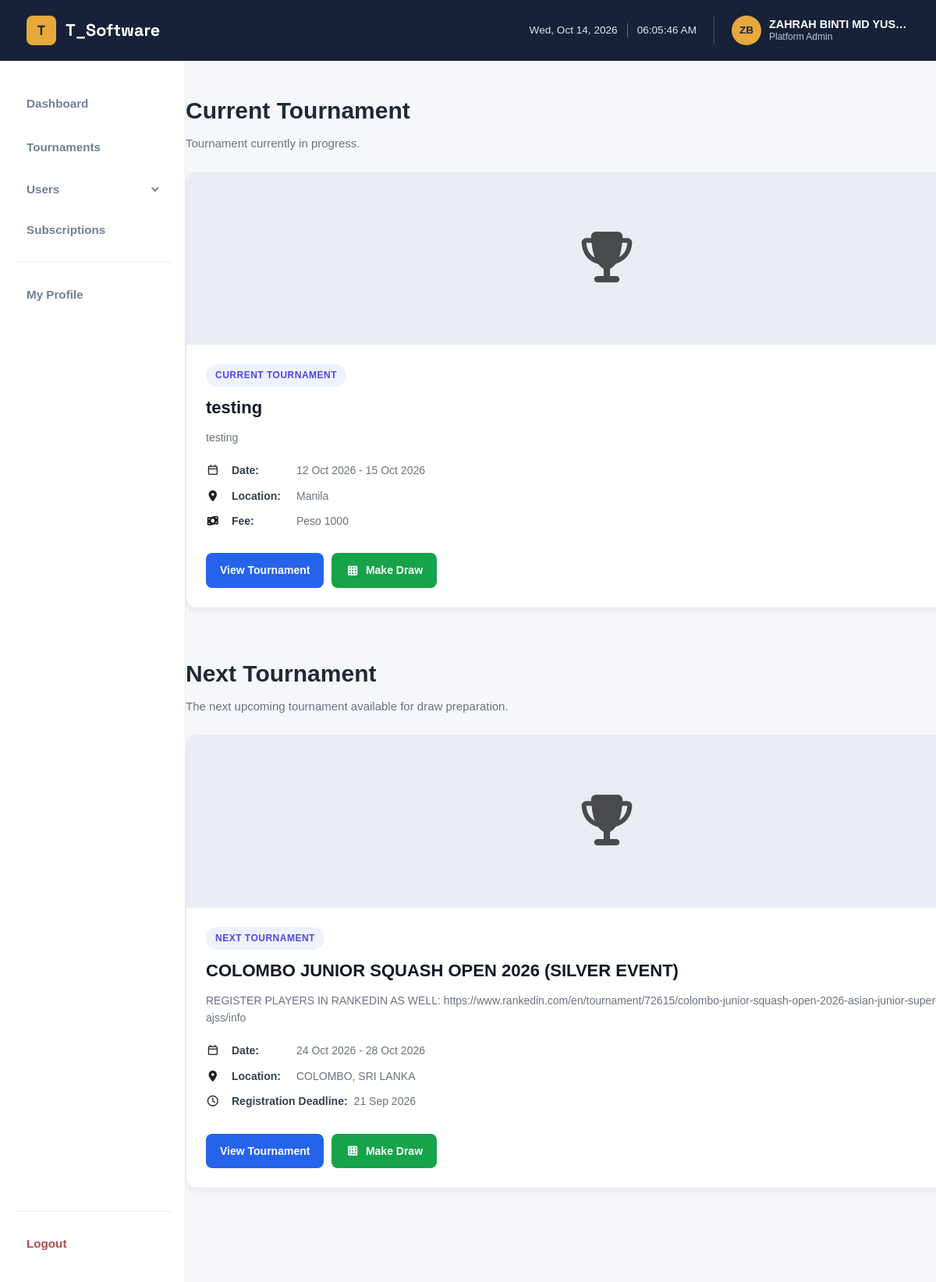
The app's page /admin/admin_draws.php (signed in) with its own data.
### tables this page shows
CREATE TABLE `tournament` (
  `tournamentID` int(11) NOT NULL,
  `tournament_startdate` datetime NOT NULL,
  `tournament_enddate` datetime NOT NULL,
  `tournament_name` varchar(255) NOT NULL,
  `tournament_description` mediumtext NOT NULL,
  `tournament_detail_link` varchar(255) NOT NULL,
  `tournament_location` varchar(255) NOT NULL,
  `tournament_country` varchar(100) DEFAULT NULL,
  `tournament_fee` varchar(255) NOT NULL,
  `tournament_deadline` datetime NOT NULL,
  `tournament_age_cutoff` date DEFAULT NULL,
  `tournament_type` varchar(50) NOT NULL,
  `tournament_tshirt_size` varchar(255) DEFAULT NULL,
  `tournament_picture` varchar(255) DEFAULT NULL,
  `registration_field` varchar(10000) NOT NULL,
  `creatorID` varchar(255) NOT NULL
);

### admin/admin_draws.php (the view, shortened to what the rows shown need)
<?php
require_once '../db.php';
require_once 'admin_auth.php';
$currentDate = date("Y-m-d H:i:s");
$currentSql = "
    SELECT
        tournamentID,
        tournament_startdate,
        tournament_enddate,
        tournament_name,
        tournament_description,
        tournament_detail_link,
        tournament_location,
        tournament_fee,
        tournament_deadline,
        tournament_type,
        tournament_picture
    FROM tournament
    WHERE tournament_startdate <= ?
      AND tournament_enddate >= ?
    ORDER BY tournament_startdate ASC
    LIMIT 1
";
$currentStmt = mysqli_prepare($conn, $currentSql);
mysqli_stmt_bind_param(
    $currentStmt,
    "ss",
    $currentDate,
    $currentDate
);
mysqli_stmt_execute($currentStmt);
$currentResult = mysqli_stmt_get_result($currentStmt);
$currentTournament = mysqli_fetch_assoc($currentResult);
$nextSql = "
    SELECT
        tournamentID,
        tournament_startdate,
        tournament_enddate,
        tournament_name,
        tournament_description,
        tournament_detail_link,
        tournament_location,
        tournament_fee,
        tournament_deadline,
        tournament_type,
        tournament_picture
    FROM tournament
    WHERE tournament_startdate > ?
    ORDER BY tournament_startdate ASC
    LIMIT 1
";
$nextStmt = mysqli_prepare($conn, $nextSql);
mysqli_stmt_bind_param(
    $nextStmt,
    "s",
    $currentDate
);
mysqli_stmt_execute($nextStmt);
$nextResult = mysqli_stmt_get_result($nextStmt);
$nextTournament = mysqli_fetch_assoc($nextResult);
?>
<!DOCTYPE html>
<html lang="en">
<head>
    <link rel="stylesheet" href="https://cdnjs.cloudflare.com/ajax/libs/font-awesome/7.0.1/css/all.min.css">
    <link href="./assets/style.css" rel="stylesheet" type="text/css">
    <link href="./assets/drawstyle.css" rel="stylesheet" type="text/css">
</head>
<body>
    <?php require_once 'admin_navbar.php'; ?>
    <main class="container">
        <section class="tournament-section">
            <div class="section-title">
                <h2>
                    Current Tournament
                </h2>
            </div>
            <?php if ($currentTournament): ?>
                <div class="tournament-grid">
                    <div class="tournament-card">
                        <div class="tournament-image">
                            <?php if (!empty($currentTournament['tournament_picture'])): ?>
                                <img
                                    src="../uploads/tournaments/<?= htmlspecialchars($currentTournament['tournament_picture']) ?>"
                                    alt="Tournament Picture"
                                >
                            <?php else: ?>
                                <div class="no-image">
                                    <i class="fa-solid fa-trophy"></i>
                                </div>
                            <?php endif; ?>
                        </div>
                        <div class="tournament-content">
                            <span class="tournament-type">
                                Current Tournament
                            </span>
                            <h2>
                                <?= htmlspecialchars($currentTournament['tournament_name']) ?>
                            </h2>
                            <p class="description">
                                <?= htmlspecialchars($currentTournament['tournament_description']) ?>
                            </p>
                            <div class="tournament-info">
                                <div class="info-row">
                                    <span class="info-icon">
                                        <i class="fa-regular fa-calendar"></i>
                                    </span>
                                    <span class="info-label">
                                        Date:
                                    </span>
                                    <span class="info-value">
                                        <?= date(
                                            "d M Y",
                                            strtotime($currentTournament['tournament_startdate'])
                                        ) ?>
                                        -
                                        <?= date(
                                            "d M Y",
                                            strtotime($currentTournament['tournament_enddate'])
                                        ) ?>
                                    </span>
                                </div>
                                <div class="info-row">
                                    <span class="info-icon">
                                        <i class="fa-solid fa-location-dot"></i>
                                    </span>
                                    <span class="info-label">
                                        Location:
                                    </span>
                                    <span class="info-value">
                                        <?= htmlspecialchars(
                                            $currentTournament['tournament_location']
                                        ) ?>
                                    </span>
                                </div>
                                <div class="info-row">
                                    <span class="info-icon">
                                        <i class="fa-solid fa-money-bill-wave"></i>
                                    </span>
                                    <span class="info-label">
                                        Fee:
                                    </span>
                                    <span class="info-value">
                                        <?= htmlspecialchars(
                                            $currentTournament['tournament_fee']
                                        ) ?>
                                    </span>
                                </div>
                            </div>
                            <div class="tournament-actions">
                                <a
                                    href="admin_view_tournaments.php?id=<?= $currentTournament['tournamentID'] ?>"
                                    class="view-btn"
                                >
                                    View Tournament
                                </a>
                                <a
                                    href="admin_draw.php?id=<?= $currentTournament['tournamentID'] ?>"
                                    class="view-btn"
                                >
                                    <i class="fa-solid fa-table-cells"></i>
                                    Make Draw
                                </a>
                            </div>
                        </div>
                    </div>
                </div>
            <?php else: ?>
                <p class="empty-message">
                    There is currently no tournament in progress.
                </p>
            <?php endif; ?>
        </section>
        <section class="tournament-section">
            <div class="section-title">
                <h2>
                    Next Tournament
                </h2>
            </div>
            <?php if ($nextTournament): ?>
                <div class="tournament-grid">
                    <div class="tournament-card">
                        <div class="tournament-image">
                            <?php if (!empty($nextTournament['tournament_picture'])): ?>
                                <img
                                    src="../uploads/tournaments/<?= htmlspecialchars($nextTournament['tournament_picture']) ?>"
                                    alt="Tournament Picture"
                                >
                            <?php else: ?>
                                <div class="no-image">
                                    <i class="fa-solid fa-trophy"></i>
                                </div>
                            <?php endif; ?>
                        </div>
                        <div class="tournament-content">
                            <span class="tournament-type">
                                Next Tournament
                            </span>
                            <h2>
                                <?= htmlspecialchars(
                                    $nextTournament['tournament_name']
                                ) ?>
                            </h2>
                            <p class="description">
                                <?= htmlspecialchars(
                                    $nextTournament['tournament_description']
                                ) ?>
                            </p>
                            <div class="tournament-info">
                                <div class="info-row">
                                    <span class="info-icon">
                                        <i class="fa-regular fa-calendar"></i>
                                    </span>
                                    <span class="info-label">
                                        Date:
                                    </span>
                                    <span class="info-value">
                                        <?= date(
                                            "d M Y",
                                            strtotime($nextTournament['tournament_startdate'])
                                        ) ?>
                                        -
                                        <?= date(
                                            "d M Y",
                                            strtotime($nextTournament['tournament_enddate'])
                                        ) ?>
                                    </span>
                                </div>
                                <div class="info-row">
                                    <span class="info-icon">
                                        <i class="fa-solid fa-location-dot"></i>
                                    </span>
                                    <span class="info-label">
                                        Location:
                                    </span>
                                    <span class="info-value">
                                        <?= htmlspecialchars(
                                            $nextTournament['tournament_location']
                                        ) ?>
                                    </span>
                                </div>
                                <div class="info-row">
                                    <span class="info-icon">
                                        <i class="fa-regular fa-clock"></i>
                                    </span>
                                    <span class="info-label">
                                        Registration Deadline:
                                    </span>
                                    <span class="info-value">
                                        <?= date(
                                            "d M Y",
                                            strtotime($nextTournament['tournament_deadline'])
                                        ) ?>
                                    </span>
                                </div>
                            </div>
                            <div class="tournament-actions">
                                <a
                                    href="admin_view_tournaments.php?id=<?= $nextTournament['tournamentID'] ?>"
                                    class="view-btn"
                                >
                                    View Tournament
                                </a>
                                <a
                                    href="admin_draw.php?id=<?= $nextTournament['tournamentID'] ?>"
                                    class="view-btn"
                                >
                                    <i class="fa-solid fa-table-cells"></i>
                                    Make Draw
                                </a>
                            </div>
                        </div>
                    </div>
                </div>
            <?php else: ?>
                <p class="empty-message">
                    There is no upcoming tournament.
                </p>
            <?php endif; ?>
        </section>
    </main>
</body>
</html>

### admin/admin_navbar.php (shortened to what the rows shown need)
<header class="site-header">
    <nav>
        <div class="nav-right">
            <?php
            $navName = $currentAdmin['admin_name'] ?? '';
            $navInitials = strtoupper(implode('', array_map(function ($word) {
                return substr($word, 0, 1);
            }, array_slice(preg_split('/\s+/', trim($navName)), 0, 2))));
            $navPhoto = null;
            ?>
            <a href="admin_my_profile.php" class="nav-user" title="My Profile">
                <span class="nav-avatar">
                    <?php if ($navPhoto): ?>
                        <img src="<?= htmlspecialchars($navPhoto) ?>" alt="">
                    <?php else: ?>
                        <?= htmlspecialchars($navInitials) ?>
                    <?php endif; ?>
                </span>
                <span class="nav-user-text">
                    <strong><?= htmlspecialchars($navName) ?></strong>
                    <small><?= isPlatformAdmin() ? 'Platform Admin' : 'Tournament Organizer' ?></small>
                </span>
            </a>
        </div>
    </nav>
</header>

### records on screen
tournament: tournament_name "testing", tournament_description "testing", tournament_startdate "12 Oct 2026", tournament_enddate "15 Oct 2026", tournament_location "Manila", tournament_fee "Peso 1000"
tournament: tournament_name "COLOMBO JUNIOR SQUASH OPEN 2026 (SILVER EVENT)", tournament_description "REGISTER PLAYERS IN RANKEDIN AS WELL:…", tournament_startdate "24 Oct 2026", tournament_enddate "28 Oct 2026", tournament_location "COLOMBO, SRI LANKA", tournament_deadline "21 Sep 2026"

### other values on screen
$navInitials "ZB"
$navName "ZAHRAH BINTI MD YUS…"
